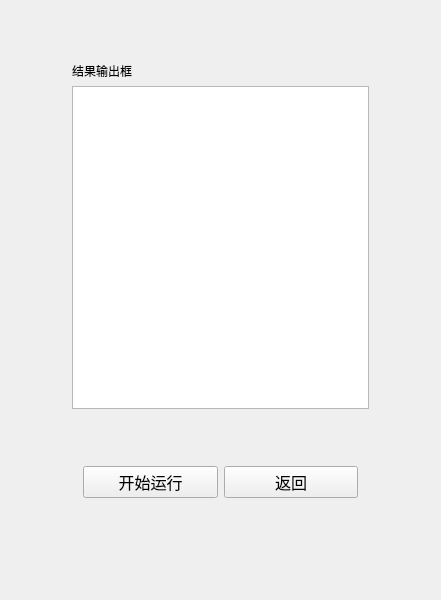
<?xml version="1.0" encoding="UTF-8"?>
<ui version="4.0">
 <class>TreeClass</class>
 <widget class="QMainWindow" name="TreeClass">
  <property name="geometry">
   <rect>
    <x>0</x>
    <y>0</y>
    <width>441</width>
    <height>600</height>
   </rect>
  </property>
  <property name="minimumSize">
   <size>
    <width>441</width>
    <height>600</height>
   </size>
  </property>
  <property name="maximumSize">
   <size>
    <width>441</width>
    <height>600</height>
   </size>
  </property>
  <property name="windowTitle">
   <string>Tree</string>
  </property>
  <widget class="QWidget" name="centralWidget">
   <widget class="QWidget" name="widget_3" native="true">
    <property name="geometry">
     <rect>
      <x>50</x>
      <y>40</y>
      <width>341</width>
      <height>491</height>
     </rect>
    </property>
    <layout class="QGridLayout" name="gridLayout">
     <item row="0" column="0">
      <widget class="QWidget" name="widget_2" native="true">
       <layout class="QVBoxLayout" name="verticalLayout">
        <item>
         <widget class="QLabel" name="label">
          <property name="text">
           <string>结果输出框</string>
          </property>
         </widget>
        </item>
        <item>
         <widget class="QTextEdit" name="textEdit">
          <property name="font">
           <font>
            <pointsize>12</pointsize>
           </font>
          </property>
          <property name="readOnly">
           <bool>true</bool>
          </property>
         </widget>
        </item>
        <item>
         <spacer name="verticalSpacer">
          <property name="orientation">
           <enum>Qt::Vertical</enum>
          </property>
          <property name="sizeType">
           <enum>QSizePolicy::Fixed</enum>
          </property>
          <property name="sizeHint" stdset="0">
           <size>
            <width>20</width>
            <height>40</height>
           </size>
          </property>
         </spacer>
        </item>
        <item>
         <widget class="QWidget" name="widget" native="true">
          <layout class="QHBoxLayout" name="horizontalLayout">
           <item>
            <widget class="QPushButton" name="start">
             <property name="font">
              <font>
               <pointsize>12</pointsize>
              </font>
             </property>
             <property name="text">
              <string>开始运行</string>
             </property>
            </widget>
           </item>
           <item>
            <widget class="QPushButton" name="pushButton_4">
             <property name="font">
              <font>
               <pointsize>12</pointsize>
              </font>
             </property>
             <property name="text">
              <string>返回</string>
             </property>
            </widget>
           </item>
          </layout>
         </widget>
        </item>
       </layout>
      </widget>
     </item>
    </layout>
   </widget>
  </widget>
 </widget>
 <layoutdefault spacing="6" margin="11"/>
 <resources/>
 <connections/>
</ui>
